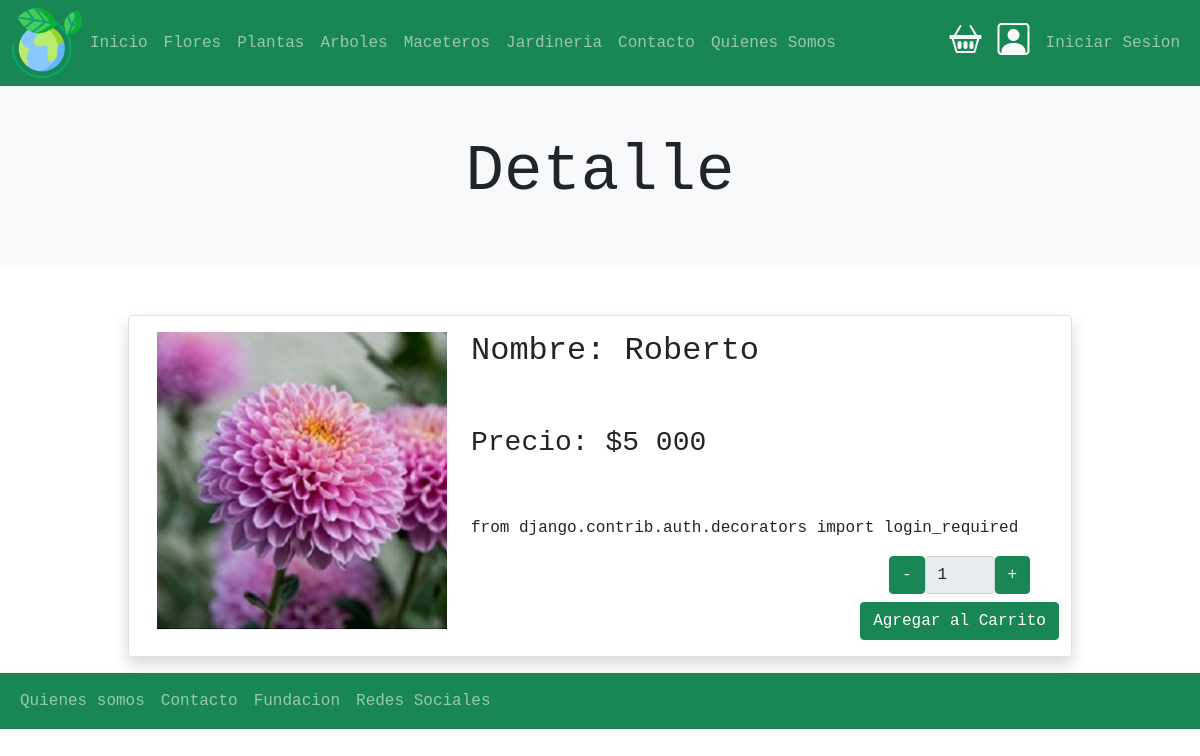
The page /productos/roberto on the database as committed earlier.
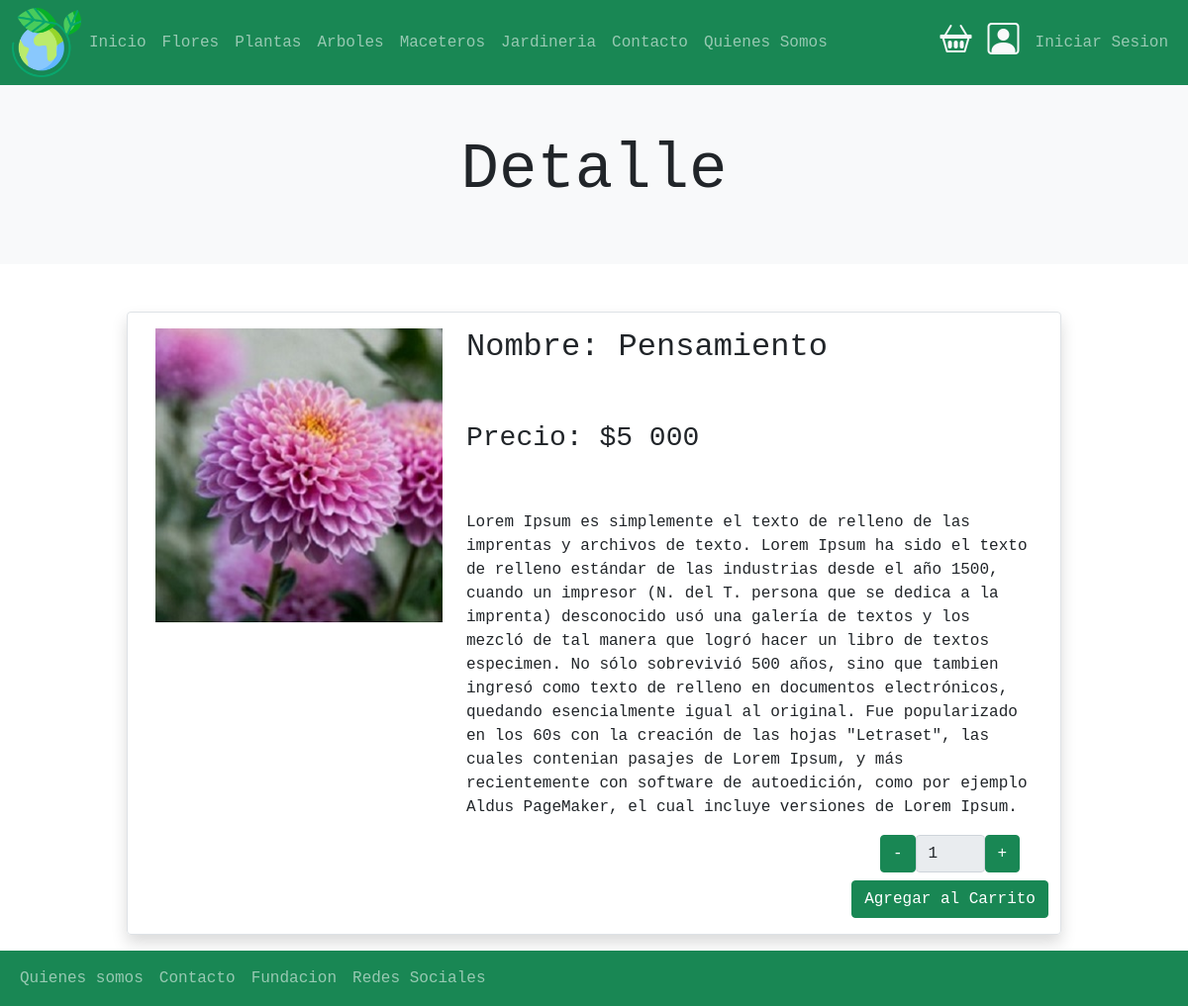
The same page on the database as committed later.
### productos/models.py (models this page shows, shortened)
class Producto(models.Model):
    usuario = models.ForeignKey(User, null=False, blank=False, on_delete=models.PROTECT)
    nombre =  models.CharField(max_length=50)
    imagen = models.ImageField(upload_to="productos",null=False, blank=False)
    descripcion = models.TextField()
    precio = models.IntegerField(default=0)
    slug = models.SlugField(null=False, blank=False , unique=True)
    creacion = models.DateTimeField(auto_now_add=True)
    categoria =  models.ForeignKey(Categoria, on_delete=models.PROTECT)

### productos/views.py (the view)
# urls.py: path('<slug:slug>', views.ProductoDetalleView.as_view(),name='producto'),
class ProductoDetalleView(DetailView):
    model = Producto
    template_name = 'productos/producto.html'
    def get_context_data(self, **kwargs):
        context =  super().get_context_data(**kwargs)
        return context

### productos/templates/productos/producto.html
{% extends 'base.html' %}
{% load static %}
{% load humanize %}
{% block contenido %}
<section>
    <div class="p-5 bg-light">
        <div class="container">
            <h1 class="display-3 text-center bg-light">Detalle</h1>
        </div>
    </div>
</section>
<section>
        <div class="container mt-5">
          <div class="row shadow m-3 border rounded">
            <div class="col-sm-4">
                {% if producto.imagen %}
                <img src="{{ producto.imagen.url }} " alt="imagen" class="img-fluid m-3">
            {% endif %}
            </div>
            <div class="col-sm-8">
              <h2 class="m-3">Nombre: {{ producto.nombre | title}}</h2>
              <br>
              <h3 class="m-3">Precio: ${{producto.precio | intcomma}}</h3>
              <br>
              <p class="m-3">{{producto.descripcion}}</p>
                <div class="d-flex justify-content-end">
                  <div>
                    {% include 'carrito/snippets/agregar.html' %}
                  </div>
                </div>
              </div>
          </div>
        </div>
</section>
{% endblock contenido %}

Rows that differ between the two databases and show on the page:
changed Producto: nombre "Roberto" → "Pensamiento"; descripcion "from django.contrib.auth.decorators import login_required" → "Lorem Ipsum es simplemente el texto de relleno de las imprentas y archivos de texto. Lorem Ipsum ha sido el texto de relleno estándar de las industrias desde el año 1500, cuando un impresor (N. del T. persona que se dedica a la imprenta) desconocido usó una galería de textos y los mezcló de tal manera que logró hacer un libro de textos especimen. No sólo sobrevivió 500 años, sino que tambien ingresó como texto de relleno en documentos electrónicos, quedando esencialmente igual al original. Fue popularizado en los 60s con la creación de las hojas \"Letraset\", las cuales contenian pasajes de Lorem Ipsum, y más recientemente con software de autoedición, como por ejemplo Aldus PageMaker, el cual…"
